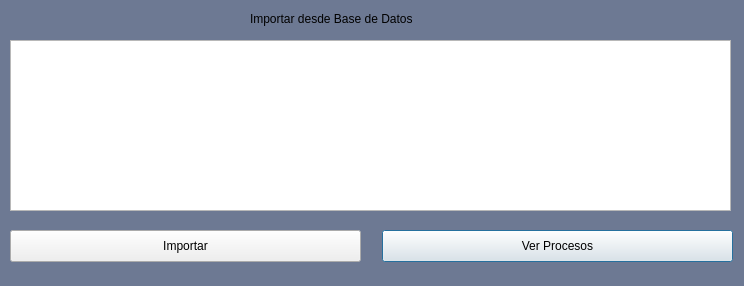
<?xml version="1.0" encoding="UTF-8"?>
<ui version="4.0">
 <class>Dialog</class>
 <widget class="QDialog" name="Dialog">
  <property name="geometry">
   <rect>
    <x>0</x>
    <y>0</y>
    <width>744</width>
    <height>286</height>
   </rect>
  </property>
  <property name="windowTitle">
   <string>Importar Procesos</string>
  </property>
  <property name="styleSheet">
   <string notr="true">QDialog{
background-color:#6d7993;
}</string>
  </property>
  <widget class="QTableWidget" name="tableWidgetImportar">
   <property name="geometry">
    <rect>
     <x>10</x>
     <y>40</y>
     <width>721</width>
     <height>171</height>
    </rect>
   </property>
   <property name="alternatingRowColors">
    <bool>false</bool>
   </property>
   <property name="selectionMode">
    <enum>QAbstractItemView::MultiSelection</enum>
   </property>
   <property name="sortingEnabled">
    <bool>false</bool>
   </property>
   <property name="rowCount">
    <number>0</number>
   </property>
   <property name="columnCount">
    <number>0</number>
   </property>
  </widget>
  <widget class="QPushButton" name="pushButtonVertabla">
   <property name="geometry">
    <rect>
     <x>382</x>
     <y>230</y>
     <width>351</width>
     <height>32</height>
    </rect>
   </property>
   <property name="text">
    <string>Ver Procesos</string>
   </property>
  </widget>
  <widget class="QPushButton" name="pushButtonImportar">
   <property name="geometry">
    <rect>
     <x>10</x>
     <y>230</y>
     <width>351</width>
     <height>32</height>
    </rect>
   </property>
   <property name="text">
    <string>Importar</string>
   </property>
  </widget>
  <widget class="QLabel" name="label">
   <property name="geometry">
    <rect>
     <x>250</x>
     <y>-2</y>
     <width>271</width>
     <height>41</height>
    </rect>
   </property>
   <property name="palette">
    <palette>
     <active>
      <colorrole role="Text">
       <brush brushstyle="SolidPattern">
        <color alpha="255">
         <red>255</red>
         <green>255</green>
         <blue>255</blue>
        </color>
       </brush>
      </colorrole>
     </active>
     <inactive>
      <colorrole role="Text">
       <brush brushstyle="SolidPattern">
        <color alpha="255">
         <red>255</red>
         <green>255</green>
         <blue>255</blue>
        </color>
       </brush>
      </colorrole>
     </inactive>
     <disabled>
      <colorrole role="Text">
       <brush brushstyle="SolidPattern">
        <color alpha="255">
         <red>190</red>
         <green>190</green>
         <blue>190</blue>
        </color>
       </brush>
      </colorrole>
     </disabled>
    </palette>
   </property>
   <property name="text">
    <string>Importar desde Base de Datos</string>
   </property>
   <property name="textFormat">
    <enum>Qt::AutoText</enum>
   </property>
  </widget>
 </widget>
 <resources/>
 <connections/>
</ui>
